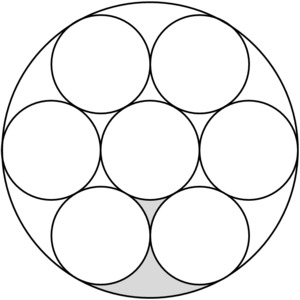
#> input picture week10 (hough)/images/8circles.png, 300 x 300 px
$ python 'wire detection.py'
#> lines starting #> are read from the running program, lines starting #| are printed output that depends on the picture
# Import Modules
import os
import cv2 as cv
import numpy as np
from imutils import paths
from skimage import feature
from sklearn.svm import LinearSVC
import math

# Define LBP Class
class LocalBinaryPattern :
    # Variable Initialization
    def __init__(self,points,radius) :
        self.points = points
        self.radius = radius
    # Describe LBP Feature
    def describe(self,image,ep=1e-7) :
        lbp = feature.local_binary_pattern(image,self.points,self.radius,method='uniform')
        htg = np.histogram(lbp.ravel(),bins=np.arange(0,self.points+3),range=(0,self.points+2))[0]
        htg = htg.astype('float') ; htg /= (htg.sum()+ep) ; return htg

# Learning Process
LBP = LocalBinaryPattern(10,1)
data = [] ; lab = []
for p in paths.list_images('images') :
    img = cv.imread(p)
#> img is the input picture: shape (300, 300, 3); min 0, max 255, mean 240.1
    gry = cv.cvtColor(img,6)
    htg = LBP.describe(gry)
#> in describe, `lbp = feature.local_binary_pattern(image,self.points,self.radius,metho..`:
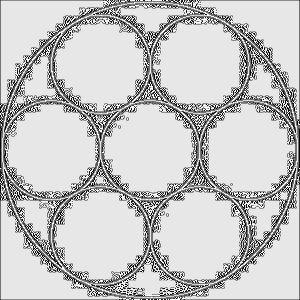
#> lbp: shape (300, 300) float64; min 0, max 11, mean 8.54; drawn with min black and max white
#> in describe, `htg = np.histogram(lbp.ravel(),bins=np.arange(0,self.points+3),range=(..`: htg = [2450, 3003, 257, 3023, 2259, 5529, 2885, 432, 2604, 1506, 61852, 4200]
#> in describe, `htg /= htg.sum() + ep`: htg = [0.0272, 0.0334, 0.00286, 0.0336, 0.0251, 0.0614, 0.0321, 0.0048, 0.0289, 0.0167, 0.687, 0.0467]
    lab.append(p.split(os.path.sep)[-2])
    data.append(htg)
#> pass 2 of the loop `for p in paths.list_images('images') :`:
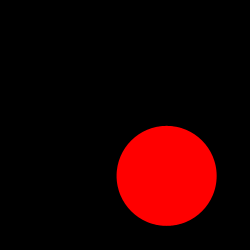
#> input picture week10 (hough)/images/simple.png, 250 x 250 px
#> img is the input picture: shape (250, 250, 3); mean B, G, R 0, 0, 32.1
#> `gry = cv.cvtColor(img,6)`:
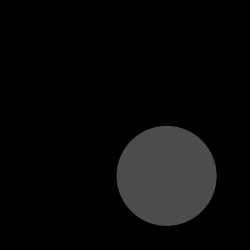
#> gry: shape (250, 250); min 0, max 76, mean 9.6
#> in describe (call 2), `lbp = feature.local_binary_pattern(image,self.points,self.radius,metho..`:
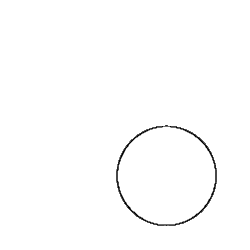
#> lbp: shape (250, 250) float64; min 3, max 10, mean 9.94; drawn with min black and max white
#> in describe (call 2), `htg = np.histogram(lbp.ravel(),bins=np.arange(0,self.points+3),range=(..`: htg = [0, 0, 0, 133, 79, 227, 163, 16, 114, 0, 61768, 0]
#> in describe (call 2), `htg /= htg.sum() + ep`: htg = [0, 0, 0, 0.00213, 0.00126, 0.00363, 0.00261, 0.000256, 0.00182, 0, 0.988, 0]
#> pass 3 of the loop `for p in paths.list_images('images') :`:
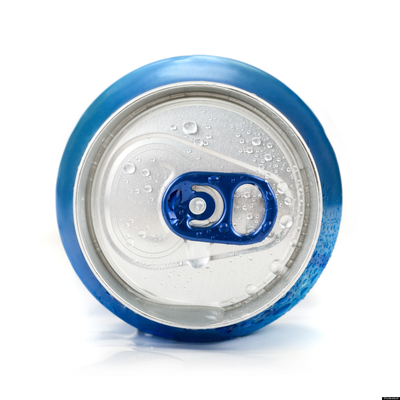
#> input picture week10 (hough)/images/soda.png, 400 x 400 px
#> img is the input picture: shape (400, 400, 3); mean B, G, R 225.9, 219, 210.8
#> `gry = cv.cvtColor(img,6)`:
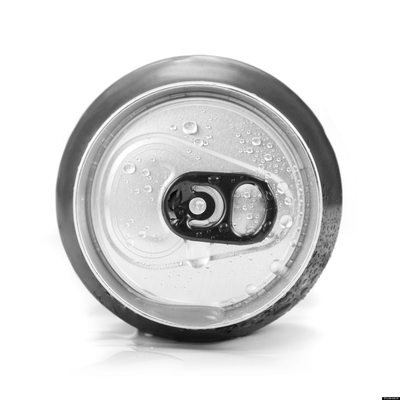
#> gry: shape (400, 400); min 0, max 255, mean 217.4
#> in describe (call 3), `lbp = feature.local_binary_pattern(image,self.points,self.radius,metho..`:
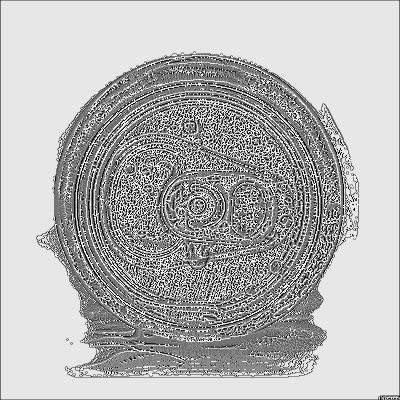
#> lbp: shape (400, 400) float64; min 0, max 11, mean 7.83; drawn with min black and max white
#> in describe (call 3), `htg = np.histogram(lbp.ravel(),bins=np.arange(0,self.points+3),range=(..`: htg = [6081, 3783, 2683, 4506, 7633, 17370, 11972, 4141, 5030, 3470, 85827, 7504]
#> in describe (call 3), `htg /= htg.sum() + ep`: htg = [0.038, 0.0236, 0.0168, 0.0282, 0.0477, 0.109, 0.0748, 0.0259, 0.0314, 0.0217, 0.536, 0.0469]
model = LinearSVC(C=100.0,random_state=50,max_iter=50000)
#> (the run stopped early here; a loop or call above may not have finished)
